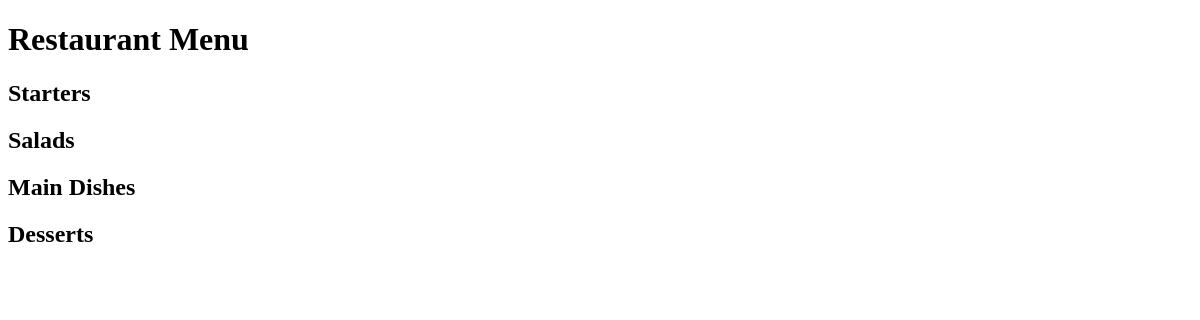
The app's page /, older data.
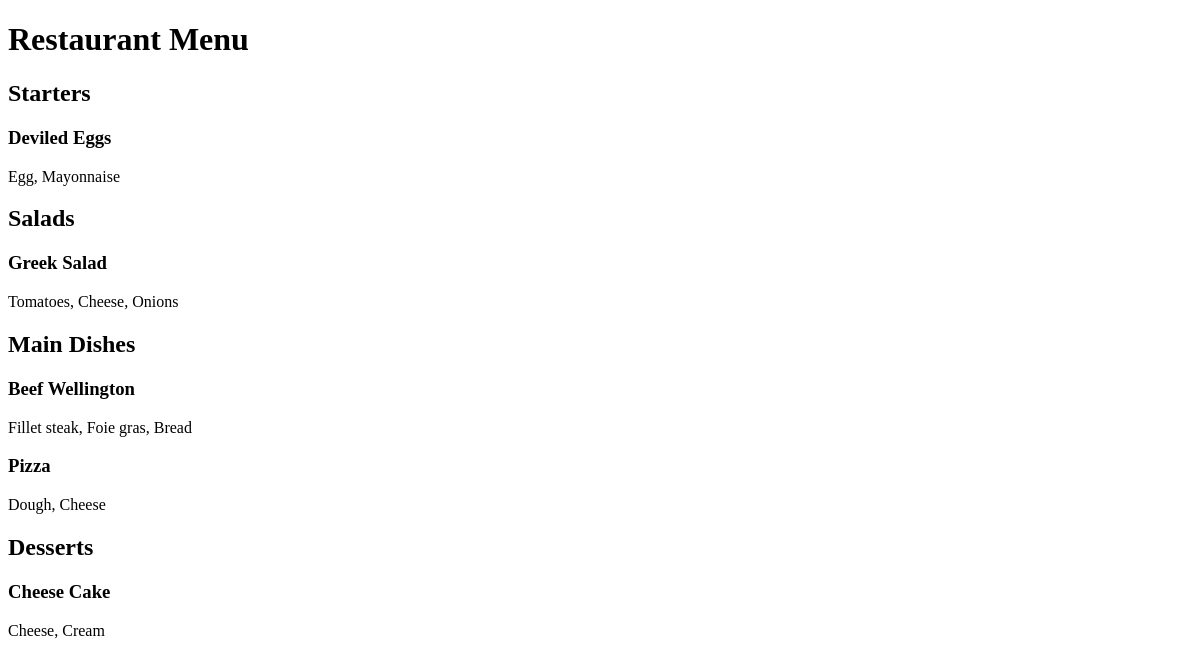
The same page, newer data.
### restaurant_menu/models.py (models this page shows, shortened)
class Item(models.Model):
    meal_type = models.CharField(max_length=200, choices=MEAL_TYPE)
    meal = models.CharField(max_length=1000, unique=True)
    description = models.CharField(max_length=2000)
    price = models.DecimalField(max_digits=10, decimal_places=2)
    author = models.ForeignKey(User, on_delete=models.PROTECT)
    status = models.IntegerField(choices=STATUS, default=1)
    date_created = models.DateTimeField(auto_now_add=True)
    date_updated = models.DateTimeField(auto_now=True)

### restaurant_menu/views.py (the view)
# urls.py: path('', views.MenuList.as_view(), name="home")
class MenuList(generic.ListView):
    queryset = Item.objects.order_by("-date_created")
    template_name = "index.html"
    def get_context_data(self, **kwargs):
        context = super().get_context_data(**kwargs)
        context["meals"] = MEAL_TYPE
        return context

### restaurant_menu/templates/index.html (shortened to what this page needs)
<!DOCTYPE html>
<html lang="en">
<head>
</head>
<body>
    <h1>Restaurant Menu</h1>
        {% for meal in meals %}
            <h2>{{ meal.1 }}</h2>
                {% for row in item_list %}
                    {% if row.meal_type == meal.0 %}
                        {% if row.status == 0 %}
                            <h3><del>{{ row.meal }}</del></h3>
                            <p>{{ row.description }}</p>
                        {% else %}
                            <h3>{{ row.meal }}</h3>
                            <p>{{ row.description }}</p>
                        {% endif %}
                    {% endif %}
                {% endfor %}
        {% endfor %}
</body>
</html>

Row changes from the older to the newer data that the page shows:
added Item: meal "Deviled Eggs", description "Egg, Mayonnaise", shown under "Starters"
added Item: meal "Greek Salad", description "Tomatoes, Cheese, Onions", shown under "Salads"
added Item: meal "Beef Wellington", description "Fillet steak, Foie gras, Bread", shown under "Main Dishes"
added Item: meal "Pizza", description "Dough, Cheese", shown under "Main Dishes"
added Item: meal "Cheese Cake", description "Cheese, Cream", shown under "Desserts"
